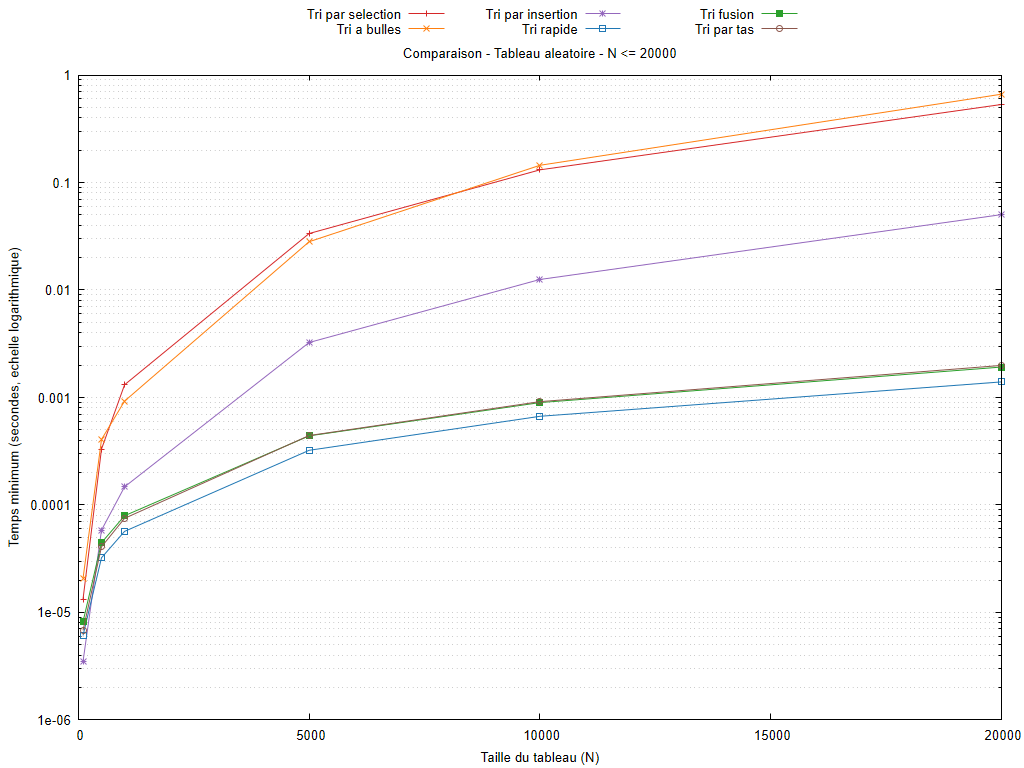

The script that saved this image:
set encoding utf8
set terminal pngcairo size 1024,768 font 'Arial,10'
set output 'graphiques/20261010_184935/comparaisons/aleatoire_algos_3f_max_20000_log.png'
set datafile missing 'non_mesure'
set datafile separator ';'
set title 'Comparaison - Tableau aleatoire - N <= 20000'
set xlabel 'Taille du tableau (N)'
set ylabel 'Temps minimum (secondes, echelle logarithmique)'
set logscale y 10
set format y '%.3g'
set grid ytics mytics
set key outside top center horizontal maxcols 3
set xrange [0:20000]
plot 'resultats/20261010_184935/aleatoire.csv' every ::1 using 1:(column(1)<=20000 && column(2)>0 ? column(2) : 1/0) title 'Tri par selection' with linespoints lc rgb '#d62728', 'resultats/20261010_184935/aleatoire.csv' every ::1 using 1:(column(1)<=20000 && column(4)>0 ? column(4) : 1/0) title 'Tri a bulles' with linespoints lc rgb '#ff7f0e', 'resultats/20261010_184935/aleatoire.csv' every ::1 using 1:(column(1)<=20000 && column(6)>0 ? column(6) : 1/0) title 'Tri par insertion' with linespoints lc rgb '#9467bd', 'resultats/20261010_184935/aleatoire.csv' every ::1 using 1:(column(1)<=20000 && column(8)>0 ? column(8) : 1/0) title 'Tri rapide' with linespoints lc rgb '#1f77b4', 'resultats/20261010_184935/aleatoire.csv' every ::1 using 1:(column(1)<=20000 && column(10)>0 ? column(10) : 1/0) title 'Tri fusion' with linespoints lc rgb '#2ca02c', 'resultats/20261010_184935/aleatoire.csv' every ::1 using 1:(column(1)<=20000 && column(12)>0 ? column(12) : 1/0) title 'Tri par tas' with linespoints lc rgb '#8c564b'
unset output
